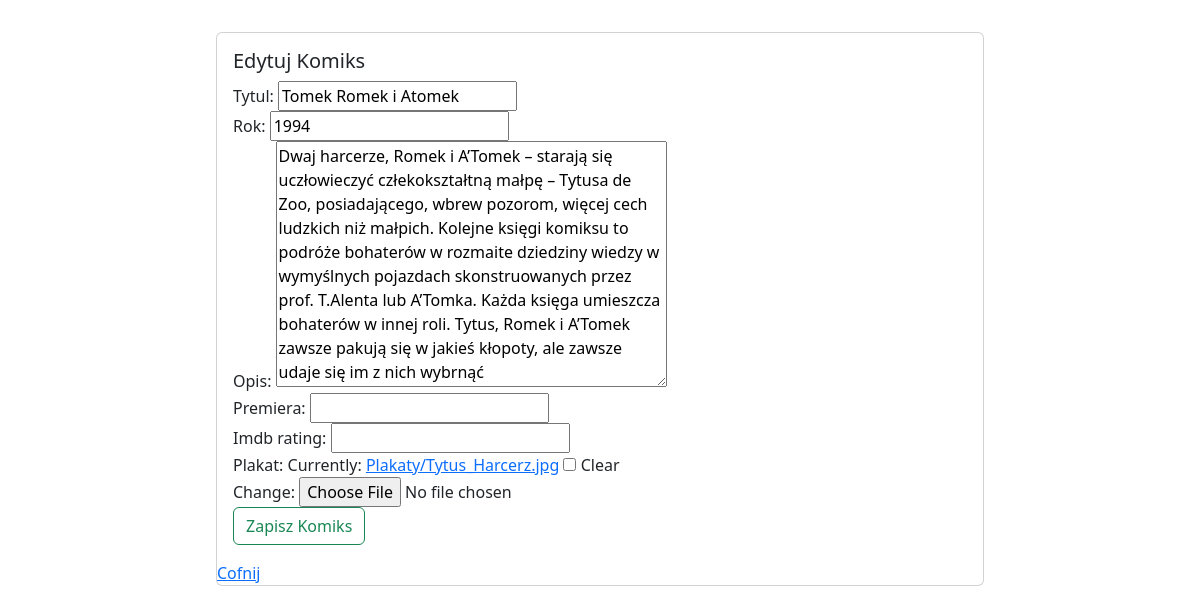
The app's page /komiksy/edytuj/4/ (signed in) with its own data.
### komiksyweb/models.py (models this page shows, shortened)
class Komiks(models.Model):
    tytul = models.CharField(max_length=64, blank=False, unique=True)
    rok = models.PositiveSmallIntegerField(default=2000)
    opis = models.TextField(default="")
    premiera = models.DateField(null=True,blank=True)
    imdb_rating = models.DecimalField(max_digits=4, decimal_places=2, null=True,blank=True)
    plakat = models.ImageField(upload_to="Plakaty", null=True, blank=True)

### komiksyweb/views.py (the view)
# urls.py: path('edytuj/<int:id>/', edytuj_komiks, name = "edytuj_komiks"), #przesłanie do funkcji parametru id
@login_required
def edytuj_komiks(request, id):     #parametr id pochodzi z urls
    komiks = get_object_or_404(Komiks, pk=id) #READ - pobranie rekordu z bazy w celu edycji
    form = KomiksForm(request.POST or None, request.FILES or None, instance=komiks)
    if form.is_valid(): #sprawdza poprawność danych
        form.save()
        return redirect(wszystkie_komiksy)
    return render(request,'komiks_form.html',{'form':form, 'nowy': False})

### komiksyweb/forms.py
class KomiksForm(ModelForm):
    class Meta:
        model = Komiks
        fields = ['tytul','rok','opis','premiera','imdb_rating','plakat']

### templates/komiks_form.html (shortened to what this page needs)
{% extends 'glowny.html' %}
{% load bootstrap %}
{% block strona %}
        <div class="card mx-auto" style="width: 48rem;">
          <div class="card-body">
            {% if  nowy %}
                <h5 class="card-title">Nowy Komiks</h5>
            {% else %}
                <h5 class="card-title">Edytuj Komiks</h5>
            {% endif %}
                <form method="post" enctype="multipart/form-data">
                    {{form|bootstrap}}
                        {% if  nowy %}
                            <button type="submit" class="btn btn-outline-success">Dodaj Komiks</button>
                        {% else %}
                            <button type="submit" class="btn btn-outline-success">Zapisz Komiks</button>
                        {% endif %}
                </form>
          </div>
            <a href="{% url 'wszystkie_komiksy' %}">Cofnij</a>
        </div>
{% endblock %}

### moje_static/moj.css (style rules this page uses)
body { padding: 2rem; }

### records on screen
Komiks: tytul "Tomek Romek i Atomek", rok "1994", opis "Dwaj harcerze, Romek i A’Tomek – starają się uczłowieczyć człekokształtną małpę – Tytusa de Zoo, posiadającego, wbrew pozorom, więcej cech ludzkich niż małpich. Kolejne księgi komiksu to podróże bohaterów w rozmaite dziedziny wiedzy w wymyślnych pojazdach skonstruowanych przez prof. T.Alenta lub A’Tomka. Każda księga umieszcza bohaterów w innej roli. Tytus, Romek i A’Tomek zawsze pakują się w jakieś kłopoty, ale zawsze udaje się im z nich wybrnąć"
